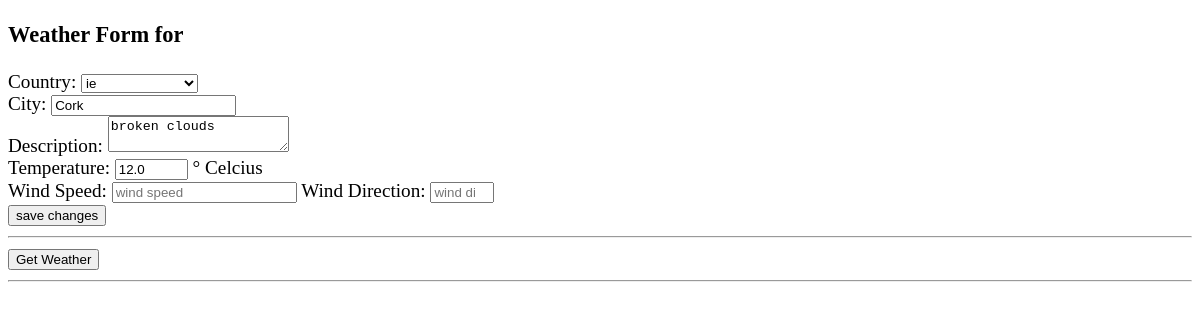
The app's page /polls/3/weather_form/ with its own data.
### polls/models.py (models this page shows, shortened)
class Weather(models.Model):
    city = models.CharField(max_length=200)
    country = models.CharField(max_length=200)
    description = models.CharField(max_length=200)
    temperature = models.FloatField(default=22)
    wind_speed = models.FloatField(default=0)
    wind_direction = models.IntegerField(default=0)

### polls/views.py (the view)
# urls.py: path('<int:weather_id>/weather_form/', views.weather_form, name='weather_form')
def weather_form(request, weather_id):
    if request.method =='POST':
        selected_weather = get_object_or_404(Weather, pk=request.POST['id'])
        selected_weather.country = request.POST['country']
        selected_weather.city = request.POST['city']
        selected_weather.description = request.POST['description']
        selected_weather.temperature = request.POST['temperature']
        selected_weather.wind_speed = request.POST['wind_speed']
        selected_weather.wind_direction = request.POST['wind_direction']
        selected_weather.save()
        weather_list = Weather.objects.order_by('city')
        context = {'weather_list': weather_list}
        return render(request, 'polls/weather.html', context)
    else:
        weather = get_object_or_404(Weather, pk=weather_id)
        context = {'weather':weather}
        return render(request, 'polls/weather_form.html', context)

### polls/templates/polls/weather_form.html (shortened to what this page needs)
<!DOCTYPE html>
<html lang="en">
<head>
    {% load static %}
    <link rel='stylesheet' href='{% static "polls/polls.css" %}' type='text/css' />
</head>
<body>
    <section>
        <h3>Weather Form for {{weather_id}}</h3>
        <form action='{% url "polls:weather_form" weather.id %}' method="POST">
            Country:
            <select name='country' id='country'>
                <option selected value='{{weather.country}}'>{{weather.country}}</option>
            </select>
            <br />
            City:
            <input type="text" placeholder="enter city name" required id='city' name='city' value="{{weather.city}}" />
            <br />
            Description:
            <textarea id='description' name='description'>{{weather.description}}</textarea>
            <br />
            Temperature:
            <input type="text" size='6' value='{{weather.temperature}}' name='temperature' id='temperature' />
            &deg; Celcius
            <br/>
            Wind Speed:
            <input type="text" id='wind_speed' name='wind_speed' placeholder="wind speed"/>
            Wind Direction:
            <input type="number" id='wind_direction' name='wind_direction'
                min="0" max="360" placeholder="wind direction" />
            <br/>
            <input type='submit' value='save changes' />
        </form>
        <hr />
        <section>
            <button id='btnWeather'>Get Weather</button>
        </section>
        <hr />
    </section>
</body>
</html>

### polls/static/polls/polls.css (style rules this page uses)
body { font-size: larger; }

### records on screen
Weather: country "ie", city "Cork", description "broken clouds", temperature "12.0"
